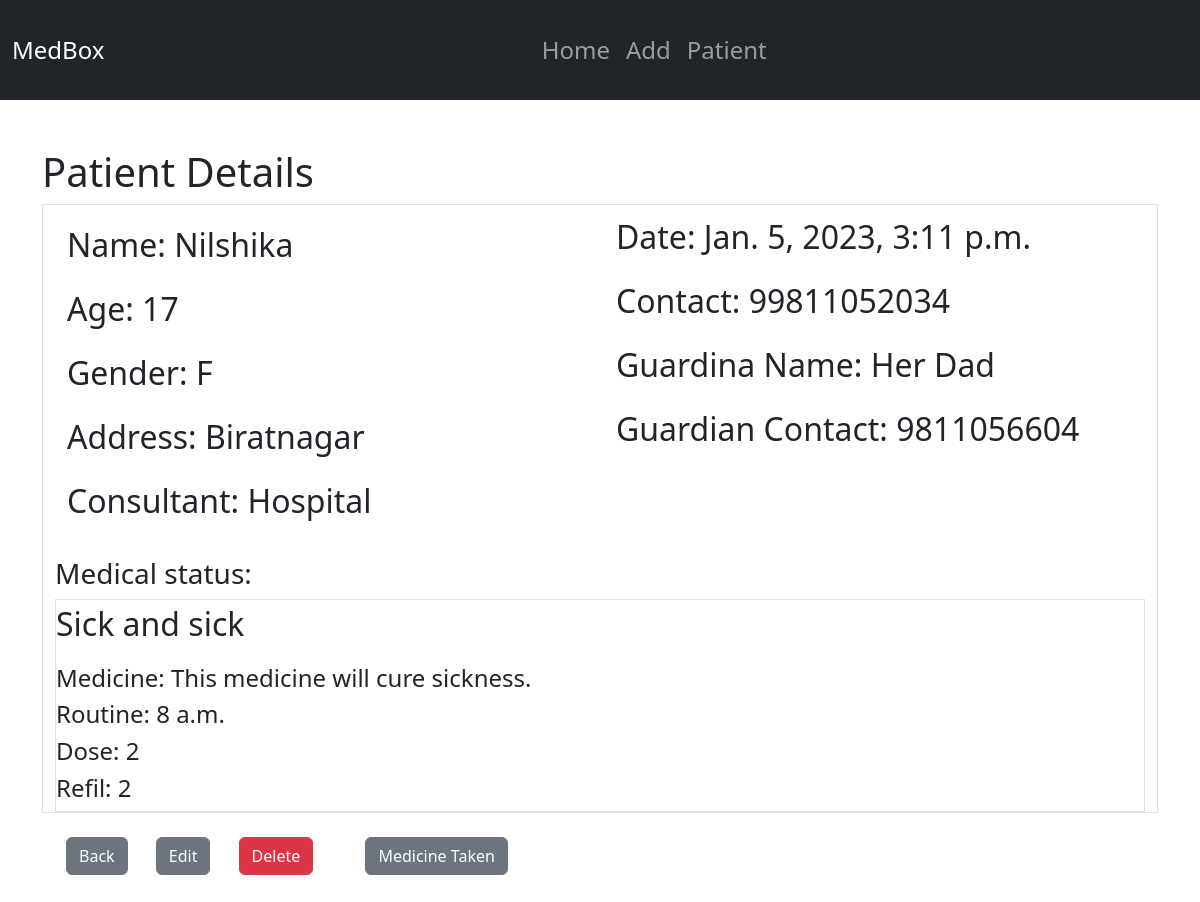
The app's page /patient/patient/32 with its own data.
### patient/models.py (models this page shows, shortened)
class Patient(models.Model):
    name = models.CharField(max_length=100)
    age = models.IntegerField()
    enroll = models.DateTimeField(auto_now_add=True, auto_now=False, null=True)
    Male = 'M'
    Female = 'F'
    gender = [
        (Male, 'Male'),
        (Female, 'Female'),
    ]
    gender = models.CharField(
        max_length=2,
        choices=gender,
        default=Male,
    )
    contact = models.BigIntegerField()
    address = models.CharField(max_length=100)
    guardian_name = models.CharField(max_length=100)
    guardian_contact = models.BigIntegerField()
    medical_status = models.TextField(blank=True, null=True)
    medicine = models.CharField(max_length=100, blank=True, null=True)
    medicine_description = models.TextField(blank=True, null=True)
    routine = models.TimeField(auto_now_add=False, blank=True, null=True)
    dose = models.IntegerField(default='0')
    refil = models.CharField(max_length=100, blank=True, null=True)

### patient/views.py (the view)
# urls.py: path('patient/<int:pk>', views.PatientDetailView.as_view(), name='patient_detail'),
class PatientDetailView(DetailView):
    model = Patient
    context_object_name = 'patient'

### patient/templates/patient/patient_detail.html (shortened to what this page needs)
{% extends 'base.html' %}
{% block content %}
<h1> Patient Details </h1>
<div class="container border round fs-2">
    <div class="row row-cols2 g-2">
        <div class="col p-3">
            <p>Name: {{patient.name}}</p>
            <p>Age: {{patient.age}}</p>
            <p>Gender: {{patient.gender}}</p>
            <p>Address: {{patient.address}}</p>
            <p>Consultant: Hospital</p>
        </div>
        <div class="col p-2">
            <p>Date: {{patient.enroll}}</p>
            <p>Contact: {{patient.contact}}</p>
            <p>Guardina Name: {{patient.guardian_name}}</p>
            <p>Guardian Contact: {{patient.guardian_contact}}</p>
        </div>
    </div>
    <h3>Medical status:</h3>
    <div class='border'>
        <p>{{patient.medical_status}}</p>
        <h4>Medicine: {{patient.medicine_description}}</h4>
        <h4>Routine: {{patient.routine}}</h4>
        <h4>Dose: {{patient.dose}}</h4>
        <h4>Refil: {{patient.dose}}</h4>
    </div>
</div>
<a href="{% url 'patient_list' %}" class="btn btn-secondary m-4">Back</a>
<a href="{% url 'patient_update' pk=patient.id %}" class="btn btn-secondary">Edit</a>
<a href="{% url 'patient_delete' pk=patient.id %}" class="btn btn-danger m-4">Delete</a>
<a href="{% url 'med_taken' pk=patient.id %}" class="btn btn-secondary m-4">Medicine Taken</a>
{% endblock content %}

### records on screen
Patient: name "Nilshika", age "17", gender "F", address "Biratnagar", enroll "Jan. 5, 2023, 3:11 p.m.", contact "99811052034", guardian_name "Her Dad", guardian_contact "9811056604", medical_status "Sick and sick", medicine_description "This medicine will cure sickness.", routine "8 a.m.", dose "2"
